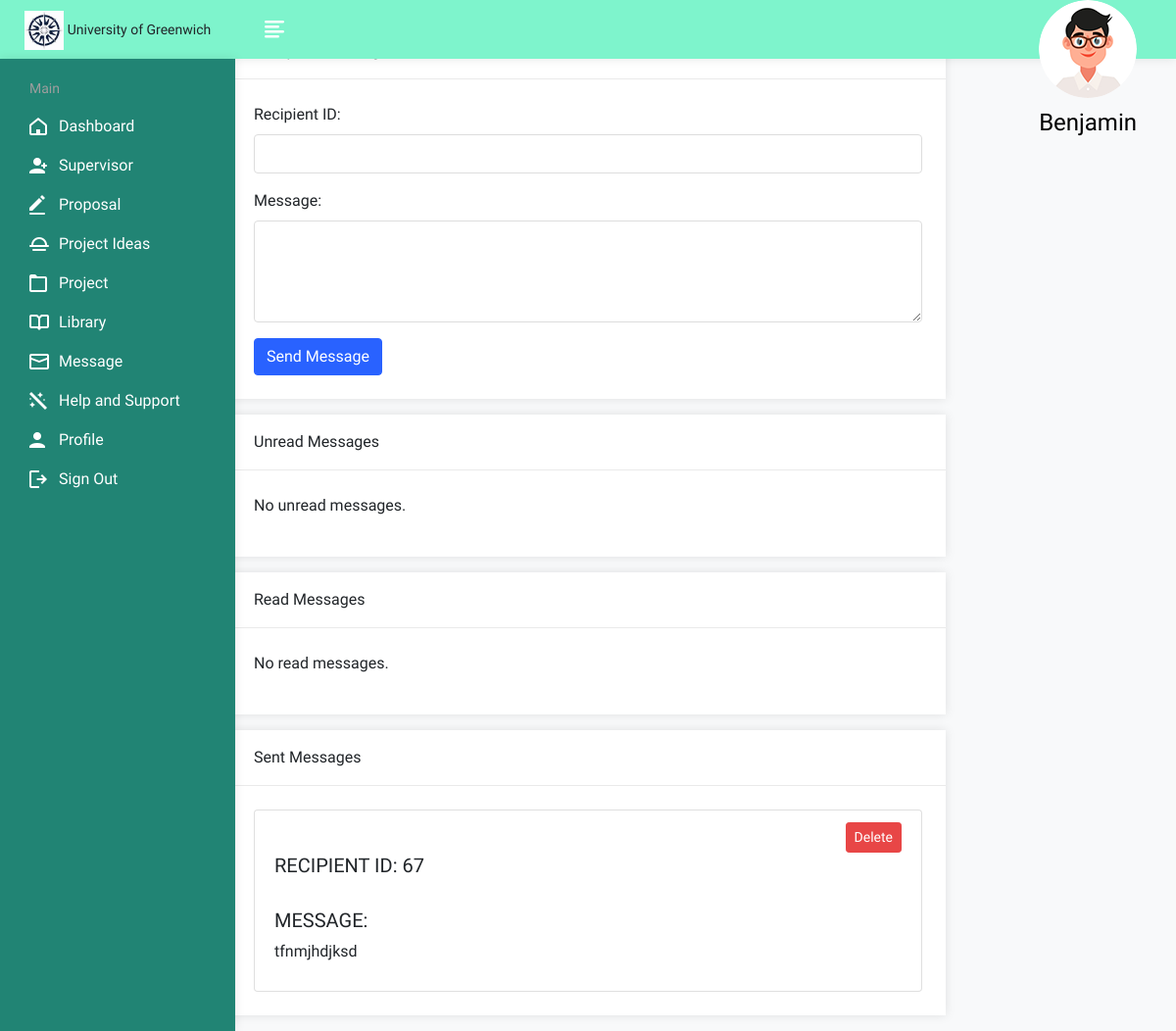
The app's page /student/message.php (signed in) with its own data.
### tables this page shows
CREATE TABLE `student` (
  `sid` int(11) NOT NULL,
  `firstname` varchar(150) NOT NULL,
  `lastname` varchar(150) NOT NULL,
  `email` varchar(150) NOT NULL,
  `phoneno` int(15) NOT NULL,
  `address` varchar(150) NOT NULL,
  `faculty` varchar(150) NOT NULL,
  `department` varchar(150) NOT NULL,
  `lid` int(11) NOT NULL,
  `photo` varchar(255) DEFAULT NULL,
  `password` varchar(150) NOT NULL,
  `username` varchar(150) NOT NULL
);

CREATE TABLE `messages` (
  `sid` int(11) NOT NULL,
  `lid` int(11) NOT NULL,
  `aid` int(11) NOT NULL,
  `message` varchar(255) NOT NULL,
  `recipient_id` int(11) NOT NULL,
  `date_sent` datetime NOT NULL,
  `sender_id` int(11) NOT NULL,
  `message_id` int(11) NOT NULL,
  `unReadcount` int(11) NOT NULL,
  `is_read` int(11) NOT NULL,
  `subject` varchar(255) NOT NULL,
  `sender_name` varchar(255) NOT NULL
);

### student/message.php (the view, shortened to what this page needs)
<?php
require("config.php");
$unreadMessagesQuery = "SELECT m.*, CONCAT(l.firstname, ' ', l.lastname) as sender_name
                        FROM messages m
                        JOIN lecturer l ON m.sender_id = l.lid
                        WHERE m.recipient_id = '{$_SESSION['sid']}' AND m.is_read = 0";
$unreadMessagesResult = mysqli_query($con, $unreadMessagesQuery);
$readMessagesQuery = "SELECT m.*, CONCAT(l.firstname, ' ', l.lastname) as sender_name
                      FROM messages m
                      JOIN lecturer l ON m.sender_id = l.lid
                      WHERE m.recipient_id = '{$_SESSION['sid']}' AND m.is_read = 1";
$readMessagesResult = mysqli_query($con, $readMessagesQuery);
$sentMessagesQuery = "SELECT * FROM messages WHERE sender_id = '{$_SESSION['sid']}'";
$sentMessagesResult = mysqli_query($con, $sentMessagesQuery);
?>
<!DOCTYPE html>
<html lang="en">
<head>
    <link rel="stylesheet" href="https://cdnjs.cloudflare.com/ajax/libs/twitter-bootstrap/5.3.0/css/bootstrap.min.css">
    <link rel="stylesheet" href="assets/css/bootstrap.min.css">
    <link rel="stylesheet" href="assets/css/font-awesome.min.css">
    <link rel="stylesheet" href="assets/css/feathericon.min.css">
    <link rel="stylesheet" href="assets/css/style.css">
</head>
<body>
<?php include("header.php"); ?>
    <div class="container my-4">
        <div class="row">
            <div class="col-md-8 mx-auto">
<div class="card mb-3">
    <div class="card-header">
    </div>
    <div class="card-body">
        <form action="" method="POST">
        <div class="mb-3">
    <label for="recipientId" class="form-label">Recipient ID:</label>
    <input type="text" class="form-control" id="recipientId" name="recipient_id" required>
</div>
            <div class="mb-3">
                <label for="messageContent" class="form-label">Message:</label>
                <textarea class="form-control" id="messageContent" name="message" rows="4" required></textarea>
            </div>
            <button type="submit" class="btn btn-primary">Send Message</button>
        </form>
    </div>
</div>
<div class="card mb-3">
    <div class="card-header">
        Unread Messages
    </div>
    <div class="card-body">
        <?php if (mysqli_num_rows($unreadMessagesResult) > 0) { ?>
            <ul class="list-group">
                <?php while ($unreadMessageRow = mysqli_fetch_assoc($unreadMessagesResult)) { ?>
                    <li class="list-group-item d-flex justify-content-between">
                        <div>
                            <h5><?php echo 'Message From ' . $unreadMessageRow['sender_name']; ?></h5>
                            <p><?php echo $unreadMessageRow['subject']; ?></p>
                            <p><?php echo $unreadMessageRow['message']; ?></p>
                            <p class="message-details" data-message-id="<?php echo $unreadMessageRow['message_id']; ?>"><?php echo $unreadMessageRow['subject']; ?></p>
                        </div>
                        <div>
                            <button class="btn btn-sm btn-primary mark-read" data-message-id="<?php echo $unreadMessageRow['message_id']; ?>">Mark as Read</button>
                        </div>
                    </li>
                <?php } ?>
            </ul>
        <?php } else { ?>
            <p>No unread messages.</p>
        <?php } ?>
    </div>
</div>
<div class="card mb-3">
    <div class="card-header">
        Read Messages
    </div>
    <div class="card-body">
        <?php if (mysqli_num_rows($readMessagesResult) > 0) { ?>
            <ul class="list-group">
                <?php while ($readMessageRow = mysqli_fetch_assoc($readMessagesResult)) { ?>
                    <li class="list-group-item d-flex justify-content-between">
                        <div>
                        <h5><?php echo 'Message From ' . $readMessageRow['sender_name']; ?></h5>
                            <p><?php echo $readMessageRow['subject']; ?></p>
                            <p><?php echo $readMessageRow['message']; ?></p>
                        </div>
                        <div>
                            <?php if ($readMessageRow['is_read'] == 1) { ?>
                                <button class="btn btn-sm btn-secondary mark-unread" data-message-id="<?php echo $readMessageRow['message_id']; ?>">Mark as Unread</button>
                            <?php } else { ?>
                                <button class="btn btn-sm btn-primary mark-read" data-message-id="<?php echo $readMessageRow['message_id']; ?>">Mark as Read</button>
                            <?php } ?>
                            <button class="btn btn-sm btn-danger delete-message" data-message-id="<?php echo $readMessageRow['message_id']; ?>">Delete</button>
                        </div>
                    </li>
                <?php } ?>
            </ul>
        <?php } else { ?>
            <p>No read messages.</p>
        <?php } ?>
    </div>
</div>
<div class="card mb-3">
    <div class="card-header">
        Sent Messages
    </div>
    <div class="card-body">
        <?php if (mysqli_num_rows($sentMessagesResult) > 0) { ?>
            <ul class="list-group">
                <?php while ($sentMessageRow = mysqli_fetch_assoc($sentMessagesResult)) { ?>
                    <li class="list-group-item d-flex justify-content-between">
                        <div>
                            <h5>Recipient ID:  <?php echo $sentMessageRow['recipient_id']; ?></h5>
                            <p><h5>Message:</h5>  <?php echo $sentMessageRow['message']; ?></p>
                        </div>
                        <div>
                            <button class="btn btn-sm btn-danger delete-message" data-message-id="<?php echo $sentMessageRow['message_id']; ?>">Delete</button>
                        </div>
                    </li>
                <?php } ?>
            </ul>
        <?php } else { ?>
            <p>No sent messages.</p>
        <?php } ?>
    </div>
</div>
            </div>
        </div>
    </div>
</body>
</html>

### student/header.php (shortened to what this page needs)
<?php
require("config.php");
$query = "SELECT firstname FROM student WHERE sid = '{$_SESSION['sid']}'";
$result = mysqli_query($con, $query);
if ($result && mysqli_num_rows($result) > 0) {
    $row = mysqli_fetch_assoc($result);
    $firstName = $row['firstname'];
} else {
    $firstName = 'Unknown';
}
?>
<div class="header">
    <div class="header-left">
        <a href="dashboard.php" class="logo">
            <img src="assets/img/logo.jpg" alt="Logo" width="30" height="50">
            <span style="font-size: 14px;">University of Greenwich</span>
        </a>
    </div>
    <a href="javascript:void(0);" id="toggle_btn">
        <i class="fe fe-text-align-left"></i>
    </a>
    <ul class="nav sid-menu">
        <li class="nav-item dropdown app-dropdown">
            <a href="#" class="dropdown-toggle nav-link" data-toggle="dropdown">
                <span class="sid-img"><img class="rounded-circle" src="assets/img/profiles/avatar-01.png" alt="Ryan Taylor"></span>
                <h4 style="color:black;margin-top:13px;text-transform:capitalize;"><?php echo $firstName; ?></h4>
            </a>
        </li>
    </ul>
</div>
            <div class="sidebar" id="sidebar">
                <div class="sidebar-inner slimscroll">
					<div id="sidebar-menu" class="sidebar-menu">
						<ul>
							<li class="menu-title">
								<span>Main</span>
							</li>
							<li>
							<a href="dashboard.php"><i class="fe fe-home"></i> <span>Dashboard</span></a>
                            <a href="supervisor.php"><i class="fe fe-sid-plus"></i> <span>Supervisor</span></a>
                            <a href="proposal.php"><i class="fe fe-edit"></i> <span>Proposal</span></a>
<a href="idea.php"><i class="fe fe-sunrise"></i> <span>Project Ideas</span></a>
<a href="project.php"><i class="fe fe-folder"></i> <span>Project</span></a>
<a href="library.php"><i class="fe fe-book"></i> <span>Library</span></a>
<a href="message.php"><i class="fe fe-mail"></i> <span>Message</span></a>
<a href="help.php"><i class="fe fe-magic"></i> <span>Help and Support</span></a>
<a href="profile.php"><i class="fe fe-sid"></i> <span>Profile</span></a>
<a href="logout.php"><i class="fe fe-logout"></i> <span>Sign Out</span></a>
							</li>
						</ul>
					</div>
                </div>
            </div>

### student/header.php (style rules this page uses)
.nav.sid-menu { display: flex; flex-direction: row-reverse; align-items: center; margin-right: 15px; height: 50px; }
.nav.sid-menu li { order: -1; margin-left: 10px; }
.nav.sid-menu h4 { color: white; margin-right: 10px; text-transform: capitalize; line-height: 1; }

### records on screen
student: firstname "Benjamin"
messages: recipient "67", message "tfnmjhdjksd"
